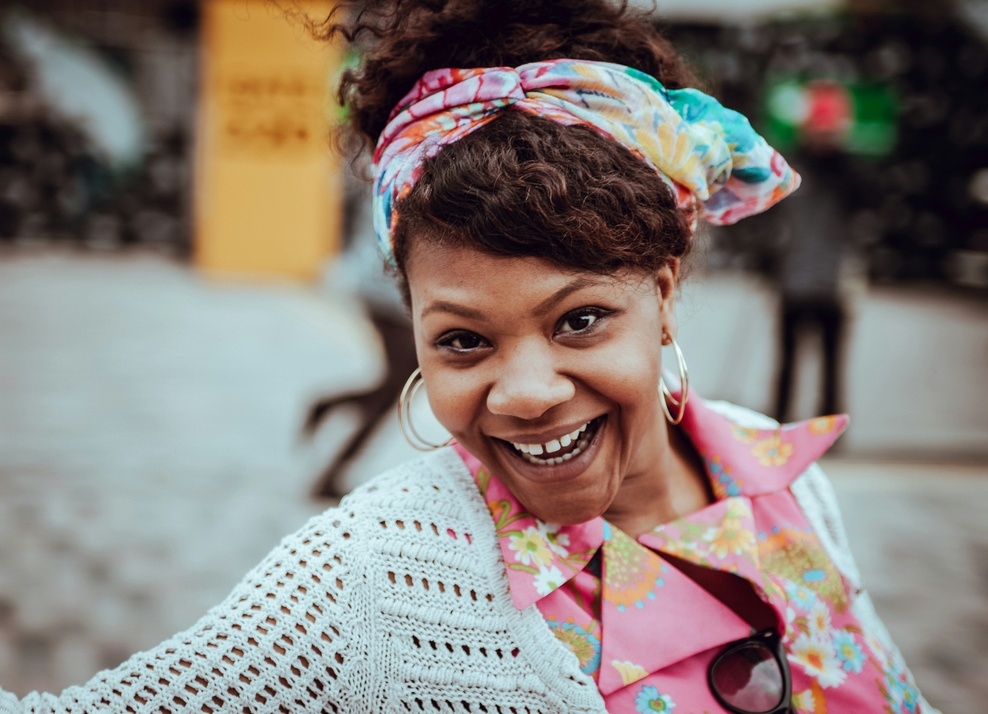
#> input picture anna.jpg, 988 x 714 px, shrunk from 5400 x 3905 before the run
$ jupyter execute index2.ipynb
#> lines starting #> are read from the running program, lines starting #| are printed output that depends on the picture; long printed decimals are rounded
[cell 1]
import cv2
import numpy as np
import scipy
from scipy.ndimage import gaussian_filter
import matplotlib.pyplot as plt

[cell 2]
def add_guassian_noise(image, mean = 0, std = 25):
    noise = np.random.normal(mean,std,image.shape).astype(np.uint8)
    noisy_image = cv2.add(image,noise)
    return noisy_image

# Load image
image = cv2.imread('anna.jpg',cv2.IMREAD_GRAYSCALE)
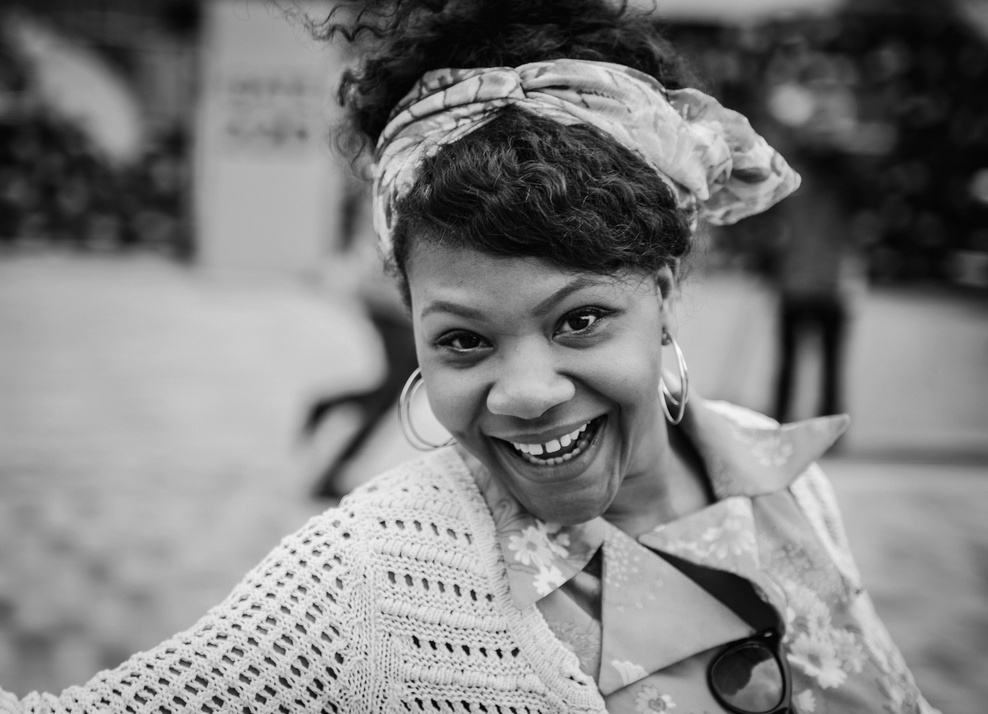
#> image: shape (714, 988); min 0, max 254, mean 127.5
noisy_image = add_guassian_noise(image)
#> in add_guassian_noise, `noisy_image = cv2.add(image,noise)`:
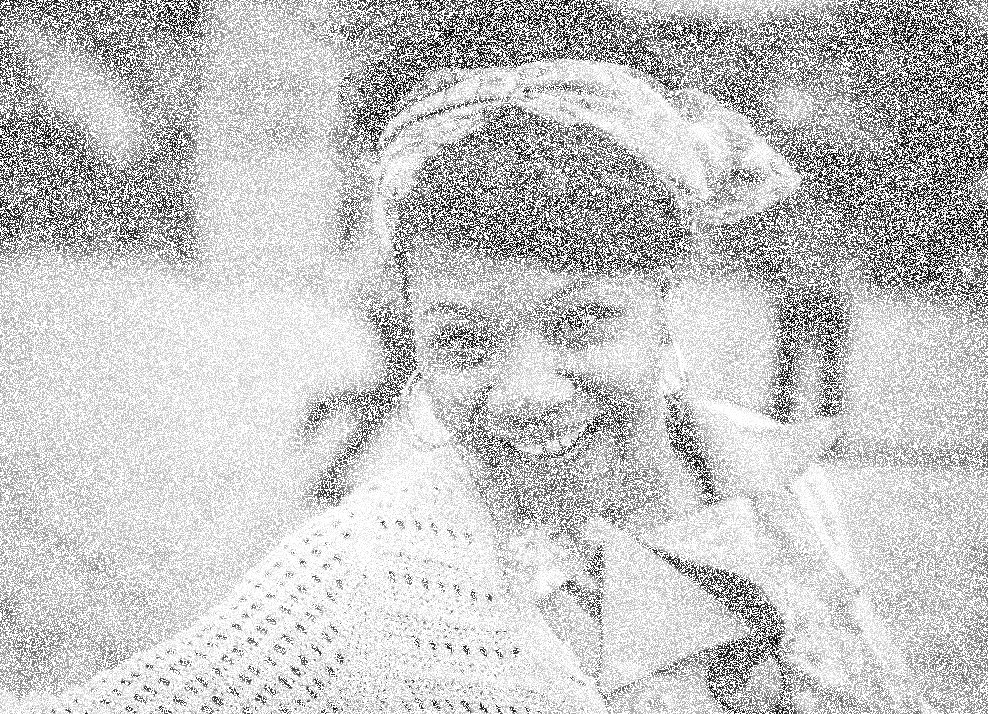
#> noisy_image: shape (714, 988); min 0, max 255, mean 198.3

# Display the noisy image
plt.imshow(noisy_image, cmap ='gray')
plt.title('Noisy Image')
plt.show()

[cell 3]
#Apply filters

#Gaussian Filter:
gaussian_filtered = cv2.GaussianBlur(noisy_image,(5,5),sigmaX=1)
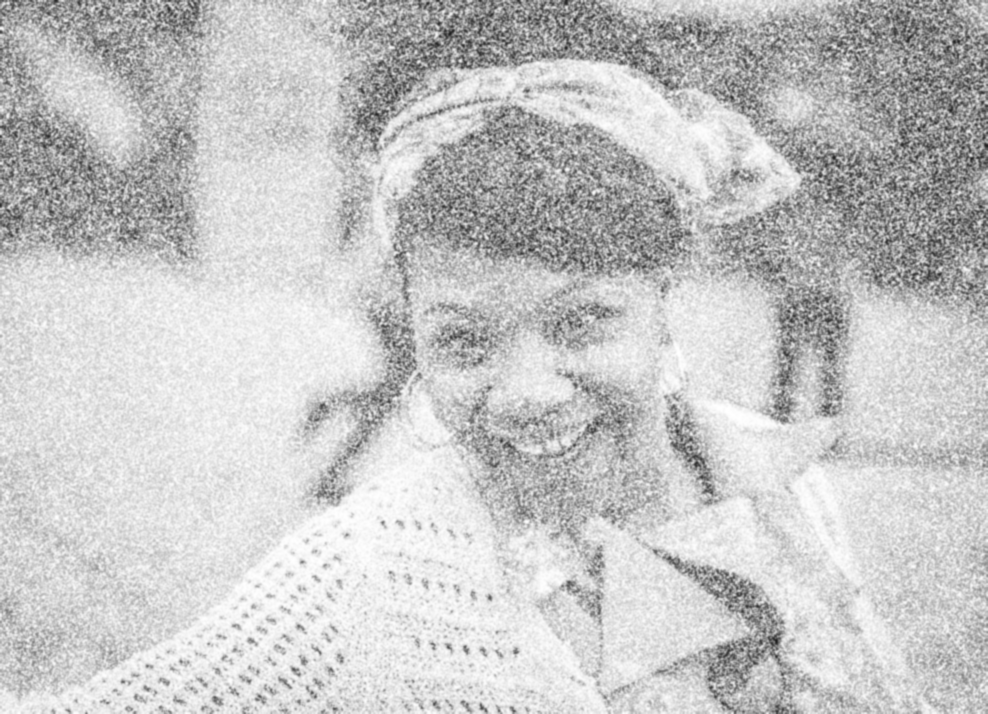
#> gaussian_filtered: shape (714, 988); min 31, max 255, mean 198.3

#Median Filter:
median_filtered = cv2.medianBlur(noisy_image,5)
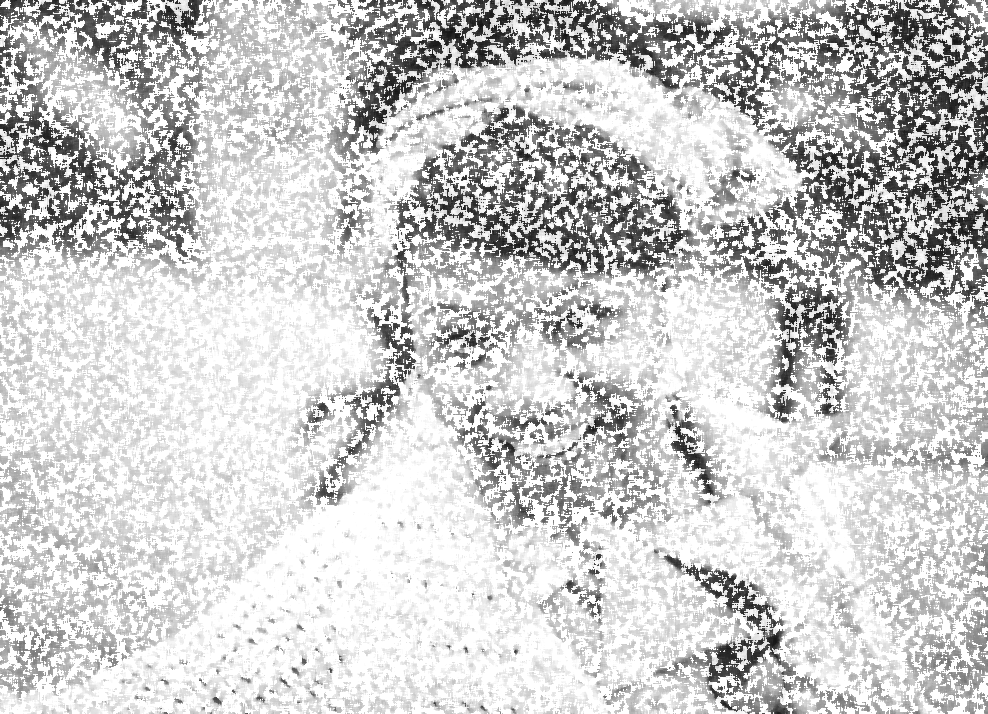
#> median_filtered: shape (714, 988); min 17, max 255, mean 204.2

#Bilateral Filter:
bilateral_filtered = cv2.bilateralFilter(noisy_image,d=9,sigmaColor=75,sigmaSpace=75)

[cell 4]
# Compare Results
filters = [("Original Image",image),("Noisy Image",noisy_image),("Gaussian Filter",gaussian_filtered),("Median Filter",median_filtered),("Bilateral Filter",bilateral_filtered)]

for title,img in filters:
    plt.figure()
    plt.title(title)
    plt.imshow(img, cmap='gray')
    plt.axis('off')
#> this loop made 5 passes
#> title on passes 1 to 5: 'Original Image', 'Noisy Image', 'Gaussian Filter', 'Median Filter', 'Bilateral Filter'
plt.show()

[cell 5]
# Evaluate Performance
# Metric 1: Mean Squared Error (MSE)
def mse(original, filtered):
    return np.mean((original - filtered) ** 2)

mse_gaussian = mse(image, gaussian_filtered)
#> mse_gaussian = 112.9
mse_median = mse(image, median_filtered)
#> mse_median = 116.2
mse_bilateral = mse(image, bilateral_filtered)
#> mse_bilateral = 118.7

print(f"MSE - Gaussian Filter: {mse_gaussian}")
#| MSE - Gaussian Filter: 112.937
print(f"MSE - Median Filter: {mse_median}")
#| MSE - Median Filter: 116.169
print(f"MSE - Bilateral Filter: {mse_bilateral}")
#| MSE - Bilateral Filter: 118.662

[cell 6]
# Peak Signal-to-Noise Ratio (PSNR)

def psnr(original, filtered):
    mse_value = mse(original, filtered)
#> mse_value = 112.9
    if mse_value == 0:
        return float('inf')
    max_pixel = 255.0
    return 20 * np.log10(max_pixel / np.sqrt(mse_value))

psnr_gaussian = psnr(image, gaussian_filtered)
#> psnr_gaussian = 27.6
psnr_median = psnr(image, median_filtered)
#> psnr_median = 27.48
psnr_bilateral = psnr(image, bilateral_filtered)
#> psnr_bilateral = 27.39

print(f"PSNR - Gaussian Filter: {psnr_gaussian}")
#| PSNR - Gaussian Filter: 27.602
print(f"PSNR - Median Filter: {psnr_median}")
#| PSNR - Median Filter: 27.480
print(f"PSNR - Bilateral Filter: {psnr_bilateral}")
#| PSNR - Bilateral Filter: 27.388
